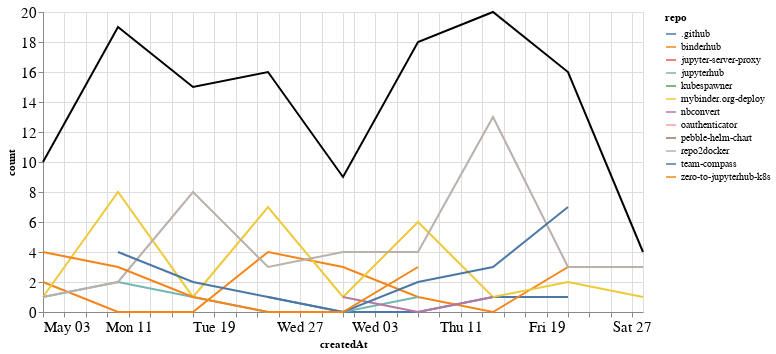

Notebook code cell kept with this figure:
### Markdown cell above
## Comments

### Code cell
comments_time = comments.groupby('repo').resample('W', on='createdAt').count()['author'].reset_index()
comments_time = comments_time.rename(columns={'author': 'count'})
comments_time_total = comments_time.groupby('createdAt').agg({"count": "sum"}).reset_index()
ch1 = alt.Chart(comments_time, width=600).mark_line().encode(
    x='createdAt',
    y='count',
    color='repo',
    tooltip="repo"
)

ch2 = alt.Chart(comments_time_total, width=600).mark_line(color="black").encode(
    x='createdAt',
    y='count',
)

ch1 + ch2

### Figure 1 — Vega-Lite specification as saved in the notebook (floating-point values rounded to 4 significant figures)
{"config": {"axisLeft": {"labelFontSize": 15}, "axisBottom": {"labelFontSize": 15}}, "layer": [{"data": {"name": "data-98e1750941e2459b7f8eb253908aa279"}, "mark": "line", "encoding": {"color": {"type": "nominal", "field": "repo"}, "tooltip": {"type": "nominal", "field": "repo"}, "x": {"type": "temporal", "field": "createdAt"}, "y": {"type": "quantitative", "field": "count"}}, "width": 600}, {"data": {"name": "data-f550a1111918cdebdcaeb7f21c7b6112"}, "mark": {"type": "line", "color": "black"}, "encoding": {"x": {"type": "temporal", "field": "createdAt"}, "y": {"type": "quantitative", "field": "count"}}, "width": 600}], "$schema": "https://vega.github.io/schema/vega-lite/v4.8.1.json", "datasets": {"data-98e1750941e2459b7f8eb253908aa279": [{"repo": ".github", "createdAt": "2020-05-24T00:00:00", "count": 1}, {"repo": ".github", "createdAt": "2020-05-31T00:00:00", "count": 0}, {"repo": ".github", "createdAt": "2020-06-07T00:00:00", "count": 0}, {"repo": ".github", "createdAt": "2020-06-14T00:00:00", "count": 1}, {"repo": ".github", "createdAt": "2020-06-21T00:00:00", "count": 1}, {"repo": "binderhub", "createdAt": "2020-05-03T00:00:00", "count": 2}, {"repo": "binderhub", "createdAt": "2020-05-10T00:00:00", "count": 0}, {"repo": "binderhub", "createdAt": "2020-05-17T00:00:00", "count": 0}, {"repo": "binderhub", "createdAt": "2020-05-24T00:00:00", "count": 4}, {"repo": "binderhub", "createdAt": "2020-05-31T00:00:00", "count": 3}, {"repo": "binderhub", "createdAt": "2020-06-07T00:00:00", "count": 1}, {"repo": "binderhub", "createdAt": "2020-06-14T00:00:00", "count": 0}, {"repo": "binderhub", "createdAt": "2020-06-21T00:00:00", "count": 3}, {"repo": "jupyter-server-proxy", "createdAt": "2020-05-17T00:00:00", "count": 2}, {"repo": "jupyterhub", "createdAt": "2020-05-03T00:00:00", "count": 1}, {"repo": "jupyterhub", "createdAt": "2020-05-10T00:00:00", "count": 2}, {"repo": "jupyterhub", "createdAt": "2020-05-17T00:00:00", "count": 1}, {"repo": "jupyterhub", "createdAt": "2020-05-24T00:00:00", "count": 0}, {"repo": "jupyterhub", "createdAt": "2020-05-31T00:00:00", "count": 0}, {"repo": "jupyterhub", "createdAt": "2020-06-07T00:00:00", "count": 1}, {"repo": "kubespawner", "createdAt": "2020-06-14T00:00:00", "count": 1}, {"repo": "mybinder.org-deploy", "createdAt": "2020-05-03T00:00:00", "count": 1}, {"repo": "mybinder.org-deploy", "createdAt": "2020-05-10T00:00:00", "count": 8}, {"repo": "mybinder.org-deploy", "createdAt": "2020-05-17T00:00:00", "count": 1}, {"repo": "mybinder.org-deploy", "createdAt": "2020-05-24T00:00:00", "count": 7}, {"repo": "mybinder.org-deploy", "createdAt": "2020-05-31T00:00:00", "count": 1}, {"repo": "mybinder.org-deploy", "createdAt": "2020-06-07T00:00:00", "count": 6}, {"repo": "mybinder.org-deploy", "createdAt": "2020-06-14T00:00:00", "count": 1}, {"repo": "mybinder.org-deploy", "createdAt": "2020-06-21T00:00:00", "count": 2}, {"repo": "mybinder.org-deploy", "createdAt": "2020-06-28T00:00:00", "count": 1}, {"repo": "nbconvert", "createdAt": "2020-05-31T00:00:00", "count": 1}, {"repo": "nbconvert", "createdAt": "2020-06-07T00:00:00", "count": 0}, {"repo": "nbconvert", "createdAt": "2020-06-14T00:00:00", "count": 1}, {"repo": "oauthenticator", "createdAt": "2020-05-03T00:00:00", "count": 1}, {"repo": "pebble-helm-chart", "createdAt": "2020-06-07T00:00:00", "count": 1}, {"repo": "repo2docker", "createdAt": "2020-05-03T00:00:00", "count": 1}, {"repo": "repo2docker", "createdAt": "2020-05-10T00:00:00", "count": 2}, {"repo": "repo2docker", "createdAt": "2020-05-17T00:00:00", "count": 8}, {"repo": "repo2docker", "createdAt": "2020-05-24T00:00:00", "count": 3}, {"repo": "repo2docker", "createdAt": "2020-05-31T00:00:00", "count": 4}, {"repo": "repo2docker", "createdAt": "2020-06-07T00:00:00", "count": 4}, {"repo": "repo2docker", "createdAt": "2020-06-14T00:00:00", "count": 13}, {"repo": "repo2docker", "createdAt": "2020-06-21T00:00:00", "count": 3}, {"repo": "repo2docker", "createdAt": "2020-06-28T00:00:00", "count": 3}, {"repo": "team-compass", "createdAt": "2020-05-10T00:00:00", "count": 4}, {"repo": "team-compass", "createdAt": "2020-05-17T00:00:00", "count": 2}, {"repo": "team-compass", "createdAt": "2020-05-24T00:00:00", "count": 1}, {"repo": "team-compass", "createdAt": "2020-05-31T00:00:00", "count": 0}, {"repo": "team-compass", "createdAt": "2020-06-07T00:00:00", "count": 2}, {"repo": "team-compass", "createdAt": "2020-06-14T00:00:00", "count": 3}, {"repo": "team-compass", "createdAt": "2020-06-21T00:00:00", "count": 7}, {"repo": "zero-to-jupyterhub-k8s", "createdAt": "2020-05-03T00:00:00", "count": 4}, {"repo": "zero-to-jupyterhub-k8s", "createdAt": "2020-05-10T00:00:00", "count": 3}, {"repo": "zero-to-jupyterhub-k8s", "createdAt": "2020-05-17T00:00:00", "count": 1}, {"repo": "zero-to-jupyterhub-k8s", "createdAt": "2020-05-24T00:00:00", "count": 0}, {"repo": "zero-to-jupyterhub-k8s", "createdAt": "2020-05-31T00:00:00", "count": 0}, {"repo": "zero-to-jupyterhub-k8s", "createdAt": "2020-06-07T00:00:00", "count": 3}], "data-f550a1111918cdebdcaeb7f21c7b6112": [{"createdAt": "2020-05-03T00:00:00", "count": 10}, {"createdAt": "2020-05-10T00:00:00", "count": 19}, {"createdAt": "2020-05-17T00:00:00", "count": 15}, {"createdAt": "2020-05-24T00:00:00", "count": 16}, {"createdAt": "2020-05-31T00:00:00", "count": 9}, {"createdAt": "2020-06-07T00:00:00", "count": 18}, {"createdAt": "2020-06-14T00:00:00", "count": 20}, {"createdAt": "2020-06-21T00:00:00", "count": 16}, {"createdAt": "2020-06-28T00:00:00", "count": 4}]}}
